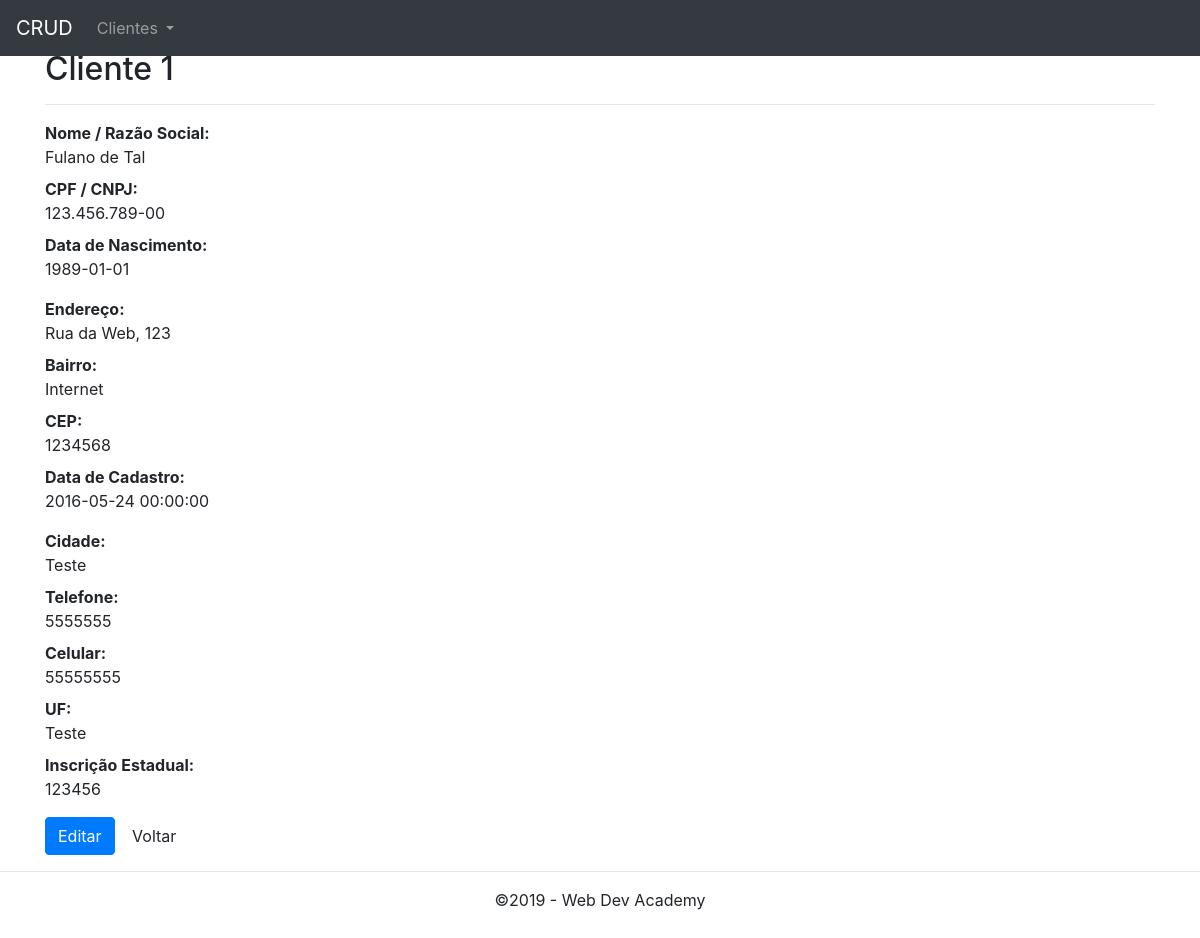
/customers/view.php?id=1, run on the app's committed database.
### tables this page shows
CREATE TABLE `customers` (
  `id` int(11) NOT NULL,
  `name` varchar(255) NOT NULL,
  `cpf_cnpj` varchar(14) NOT NULL,
  `birthdate` date NOT NULL,
  `address` varchar(255) NOT NULL,
  `hood` varchar(100) NOT NULL,
  `zip_code` int(8) NOT NULL,
  `city` varchar(100) NOT NULL,
  `state` varchar(100) NOT NULL,
  `phone` int(13) NOT NULL,
  `mobile` int(13) NOT NULL,
  `ie` int(11) NOT NULL,
  `created` datetime NOT NULL,
  `modified` datetime NOT NULL
);

### inc/database.php (called while the page is built, shortened)
<?php
    function open_database(){
        try{
            $conn = new mysqli(DB_HOST, DB_USER, DB_PASSWORD, DB_NAME);
            return $conn;
        }
        catch (Exception $e){
            echo $e->getMessage();
            return null;
        }
    }
    function find($table = null, $id= null){
        $database = open_database();
        $found = null;
        try{
            if($id){
                $sql ="SELECT * FROM ".$table . " WHERE id =". $id;
                $result = $database->query($sql);
                if($result->num_rows >0){
                    $found = $result->fetch_assoc();
                }
            } else {
                $sql = "SELECT * FROM ". $table;
                $result = $database->query($sql);
                if($result->num_rows >0){
                    $found = $result->fetch_all(MYSQLI_ASSOC);
                }
            }
        } catch(Exception $e){
            $_SESSION['message'] = $e->getMessage();
            $_SESSION['type'] = 'danger';
        }
        return $found;
    }
?>

### customers/functions.php (called while the page is built, shortened)
<?php
function view($id = null){
    $customer = find('customers', $id);
}
?>

### customers/view.php (the view, shortened to what this page needs)
<?php
    require_once('functions.php');
    view($_GET['id']);
?>
<h2>Cliente <?php echo $customer['id']; ?></h2>
<hr>
<dl class="dl-horizontal">
    <dt>Nome / Razão Social:</dt>
    <dd><?php echo $customer['name']; ?></dd>
	<dt>CPF / CNPJ:</dt>
    <dd><?php echo $customer['cpf_cnpj']; ?></dd>
	<dt>Data de Nascimento:</dt>
    <dd><?php echo $customer['birthdate']; ?></dd>
</dl>
<dl class="dl-horizontal">
    <dt>Endereço:</dt>
    <dd><?php echo $customer['address']; ?></dd>
	<dt>Bairro:</dt>
    <dd><?php echo $customer['hood']; ?></dd>
	<dt>CEP:</dt>
    <dd><?php echo $customer['zip_code']; ?></dd>
	<dt>Data de Cadastro:</dt>
    <dd><?php echo $customer['created']; ?></dd>
</dl>
<dl class="dl-horizontal">
    <dt>Cidade:</dt>
    <dd><?php echo $customer['city']; ?></dd>
	<dt>Telefone:</dt>
    <dd><?php echo $customer['phone']; ?></dd>
	<dt>Celular:</dt>
    <dd><?php echo $customer['mobile']; ?></dd>
	<dt>UF:</dt>
    <dd><?php echo $customer['state']; ?></dd>
	<dt>Inscrição Estadual:</dt>
    <dd><?php echo $customer['ie']; ?></dd>
</dl>
<div id="actions" class="row">
    <div class="col-md-12">
        <a href="edit.php?id=<?php echo $customer['id']; ?>" class="btn btn-primary">Editar</a>
        <a href="index.php" class="btn btn-default">Voltar</a>
    </div>
</div>

### inc/header.php (style rules this page uses)
body { padding-top: 50px; padding-bottom: 50px; }

### data on the page
customers: id "1", name "Fulano de Tal", cpf_cnpj "123.456.789-00", birthdate "1989-01-01", address "Rua da Web, 123", hood "Internet", zip_code "1234568", created "2016-05-24 00:00:00", city "Teste", phone "5555555", mobile "55555555", state "Teste", ie "123456"
